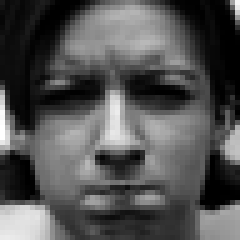
#> input picture model-creation/images/processed_images/anger/S010_004_00000017.png, 48 x 48 px (shown 5 times larger)
$ python -i main.py   (imports and definitions only)
#> lines starting #> are read from the running program, lines starting #| are printed output that depends on the picture
import glob
import random
import cv2
import numpy as np

faceDet = cv2.CascadeClassifier(
    "photo-processing/haarcascade_frontalface_default.xml")
faceDet_two = cv2.CascadeClassifier(
    "photo-processing/haarcascade_frontalface_alt2.xml")
faceDet_three = cv2.CascadeClassifier(
    "photo-processing/haarcascade_frontalface_alt.xml")
faceDet_four = cv2.CascadeClassifier(
    "photo-processing/haarcascade_frontalface_alt_tree.xml")
face_detectors = [faceDet, faceDet_two, faceDet_three, faceDet_four]


def find_face(grayscale_photo):
    for detector in face_detectors:
        face = detector.detectMultiScale(grayscale_photo,
                                         scaleFactor=1.1,
                                         minNeighbors=10,
                                         minSize=(5, 5),
                                         flags=cv2.CASCADE_SCALE_IMAGE)
        if len(face) == 1:
            return face


def prepare_photo(photo):
    grayscale_photo = cv2.cvtColor(photo,
                                   cv2.COLOR_BGR2GRAY)
    face = find_face(grayscale_photo)
    if face is not None:
        # print('Face not found')
        # else:
        # print("Face found")
        for (x, y, width,
             height) in face:  # get coordinates and size of rectangle
            cropped_photo = grayscale_photo[y:y + height,
                            x:x + width]  # Cut the frame to size
            resized_photo = cv2.resize(cropped_photo, (
                48, 48))  # Resize face so all images have same size
            return resized_photo  # Write image


# [23 lines left out: functions detect_faces, prepare_dataset, not called in this run]


def process_images(emotions):
    prepare_dataset(emotions)


# [60 lines left out: functions get_training_prediction_set, prepare_data, get_model, main, not called in this run]


# [2 lines not run here, left out]

>>> import cv2
>>> picture = cv2.imread('images/processed_images/anger/S010_004_00000017.png')
#> picture is the input picture: shape (48, 48, 3); min 0, max 255, mean 82.5
>>> result = prepare_photo(picture)
#> the loop in find_face, `for detector in face_detectors:` made 2 passes
#> face on pass 2: [[3, 3, 42, 42]]
#> in prepare_photo, `face = find_face(grayscale_photo)`: face = [[3, 3, 42, 42]]
#> the loop in prepare_photo, `for (x, y, width, height) in face:` made 1 pass
#> pass 1, in prepare_photo, `cropped_photo = grayscale_photo[y:y + height, x:x + width]`:
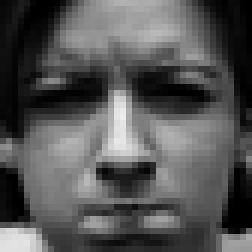
#> cropped_photo: shape (42, 42) (shown 6 times larger); min 0, max 236, mean 84.8
#> pass 1, in prepare_photo, `resized_photo = cv2.resize(cropped_photo, ( 48, 48))`:
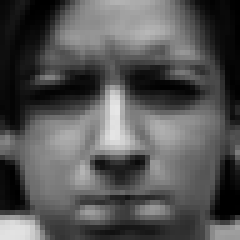
#> resized_photo: shape (48, 48) (shown 5 times larger); min 0, max 230, mean 84.7

$ run again, on model-creation/images/processed_images/contempt/S138_008_00000008.png
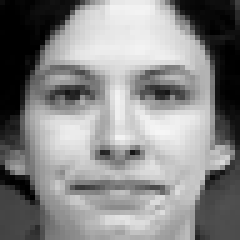
#> input picture model-creation/images/processed_images/contempt/S138_008_00000008.png, 48 x 48 px (shown 5 times larger)
#> picture is the input picture: shape (48, 48, 3); min 0, max 246, mean 136
#> the loop in find_face, `for detector in face_detectors:` made 2 passes
#> face on pass 2: [[4, 3, 40, 40]]
#> in prepare_photo, `face = find_face(grayscale_photo)`: face = [[4, 3, 40, 40]]
#> the loop in prepare_photo, `for (x, y, width, height) in face:` made 1 pass
#> pass 1, in prepare_photo, `cropped_photo = grayscale_photo[y:y + height, x:x + width]`:
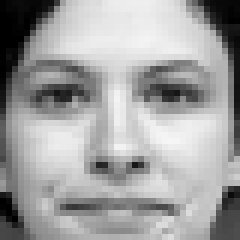
#> cropped_photo: shape (40, 40) (shown 6 times larger); min 0, max 246, mean 160.6
#> pass 1, in prepare_photo, `resized_photo = cv2.resize(cropped_photo, ( 48, 48))`:
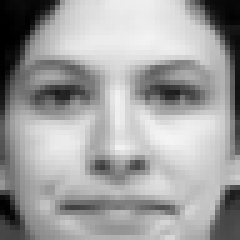
#> resized_photo: shape (48, 48) (shown 5 times larger); min 0, max 244, mean 160.5

$ run again, on model-creation/images/processed_images/disgust/S005_001_00000009.png
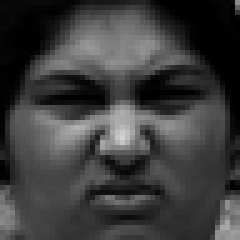
#> input picture model-creation/images/processed_images/disgust/S005_001_00000009.png, 48 x 48 px (shown 5 times larger)
#> picture is the input picture: shape (48, 48, 3); min 0, max 211, mean 60.8
#> the loop in find_face, `for detector in face_detectors:` made 2 passes
#> face on pass 2: [[3, 3, 42, 42]]
#> in prepare_photo, `face = find_face(grayscale_photo)`: face = [[3, 3, 42, 42]]
#> the loop in prepare_photo, `for (x, y, width, height) in face:` made 1 pass
#> pass 1, in prepare_photo, `cropped_photo = grayscale_photo[y:y + height, x:x + width]`:
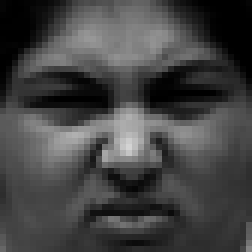
#> cropped_photo: shape (42, 42) (shown 6 times larger); min 0, max 211, mean 67.6
#> pass 1, in prepare_photo, `resized_photo = cv2.resize(cropped_photo, ( 48, 48))`:
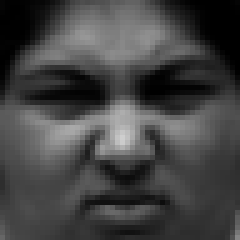
#> resized_photo: shape (48, 48) (shown 5 times larger); min 0, max 206, mean 67.4
